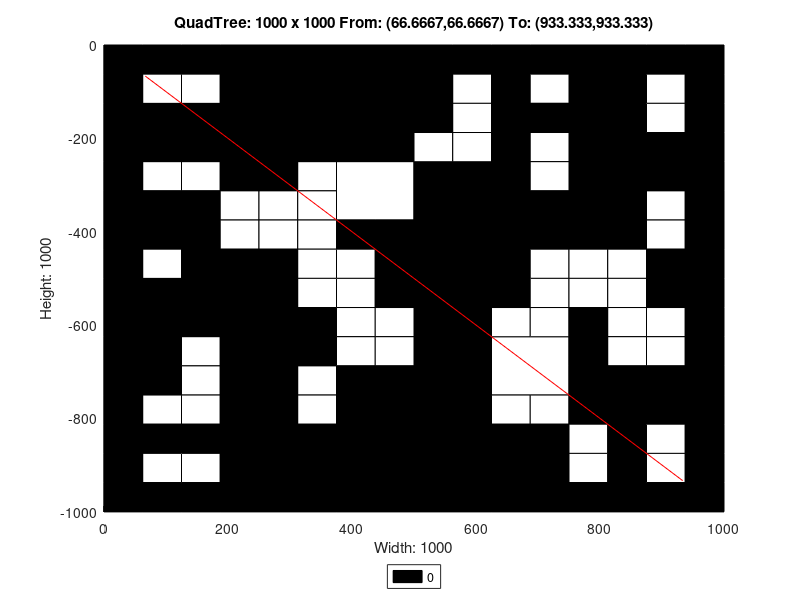

This chart was generated by the following MATLAB code:
axis([0 1000 -1000 0]);
title('QuadTree: 1000 x 1000 From: (66.6667,66.6667) To: (933.333,933.333)');
xlabel('Width: 1000');
ylabel('Height: 1000');
rectangle('Position',[250 -250 250 250], 'FaceColor',[0 0 0]);
rectangle('Position',[0 -250 125 125], 'FaceColor',[0 0 0]);
rectangle('Position',[125 -250 125 125], 'FaceColor',[0 0 0]);
rectangle('Position',[375 -375 125 125], 'FaceColor',[1 1 1]);
rectangle('Position',[750 -125 125 125], 'FaceColor',[0 0 0]);
rectangle('Position',[750 -250 125 125], 'FaceColor',[0 0 0]);
rectangle('Position',[500 -375 125 125], 'FaceColor',[0 0 0]);
rectangle('Position',[500 -500 125 125], 'FaceColor',[0 0 0]);
rectangle('Position',[750 -375 125 125], 'FaceColor',[0 0 0]);
rectangle('Position',[0 -625 125 125], 'FaceColor',[0 0 0]);
rectangle('Position',[125 -625 125 125], 'FaceColor',[0 0 0]);
rectangle('Position',[0 -750 125 125], 'FaceColor',[0 0 0]);
rectangle('Position',[375 -875 125 125], 'FaceColor',[0 0 0]);
rectangle('Position',[250 -1000 125 125], 'FaceColor',[0 0 0]);
rectangle('Position',[375 -1000 125 125], 'FaceColor',[0 0 0]);
rectangle('Position',[500 -625 125 125], 'FaceColor',[0 0 0]);
rectangle('Position',[500 -750 125 125], 'FaceColor',[0 0 0]);
rectangle('Position',[625 -750 125 125], 'FaceColor',[1 1 1]);
rectangle('Position',[500 -875 125 125], 'FaceColor',[0 0 0]);
rectangle('Position',[500 -1000 125 125], 'FaceColor',[0 0 0]);
rectangle('Position',[625 -1000 125 125], 'FaceColor',[0 0 0]);
rectangle('Position',[0 -62.5 62.5 62.5], 'FaceColor',[0 0 0]);
rectangle('Position',[62.5 -62.5 62.5 62.5], 'FaceColor',[0 0 0]);
rectangle('Position',[0 -125 62.5 62.5], 'FaceColor',[0 0 0]);
rectangle('Position',[62.5 -125 62.5 62.5], 'FaceColor',[1 1 1]);
rectangle('Position',[125 -62.5 62.5 62.5], 'FaceColor',[0 0 0]);
rectangle('Position',[187.5 -62.5 62.5 62.5], 'FaceColor',[0 0 0]);
rectangle('Position',[125 -125 62.5 62.5], 'FaceColor',[1 1 1]);
rectangle('Position',[187.5 -125 62.5 62.5], 'FaceColor',[0 0 0]);
rectangle('Position',[0 -312.5 62.5 62.5], 'FaceColor',[0 0 0]);
rectangle('Position',[62.5 -312.5 62.5 62.5], 'FaceColor',[1 1 1]);
rectangle('Position',[0 -375 62.5 62.5], 'FaceColor',[0 0 0]);
rectangle('Position',[62.5 -375 62.5 62.5], 'FaceColor',[0 0 0]);
rectangle('Position',[125 -312.5 62.5 62.5], 'FaceColor',[1 1 1]);
rectangle('Position',[187.5 -312.5 62.5 62.5], 'FaceColor',[0 0 0]);
rectangle('Position',[125 -375 62.5 62.5], 'FaceColor',[0 0 0]);
rectangle('Position',[187.5 -375 62.5 62.5], 'FaceColor',[1 1 1]);
rectangle('Position',[0 -437.5 62.5 62.5], 'FaceColor',[0 0 0]);
rectangle('Position',[62.5 -437.5 62.5 62.5], 'FaceColor',[0 0 0]);
rectangle('Position',[0 -500 62.5 62.5], 'FaceColor',[0 0 0]);
rectangle('Position',[62.5 -500 62.5 62.5], 'FaceColor',[1 1 1]);
rectangle('Position',[125 -437.5 62.5 62.5], 'FaceColor',[0 0 0]);
rectangle('Position',[187.5 -437.5 62.5 62.5], 'FaceColor',[1 1 1]);
rectangle('Position',[125 -500 62.5 62.5], 'FaceColor',[0 0 0]);
rectangle('Position',[187.5 -500 62.5 62.5], 'FaceColor',[0 0 0]);
rectangle('Position',[250 -312.5 62.5 62.5], 'FaceColor',[0 0 0]);
rectangle('Position',[312.5 -312.5 62.5 62.5], 'FaceColor',[1 1 1]);
rectangle('Position',[250 -375 62.5 62.5], 'FaceColor',[1 1 1]);
rectangle('Position',[312.5 -375 62.5 62.5], 'FaceColor',[1 1 1]);
rectangle('Position',[250 -437.5 62.5 62.5], 'FaceColor',[1 1 1]);
rectangle('Position',[312.5 -437.5 62.5 62.5], 'FaceColor',[1 1 1]);
rectangle('Position',[250 -500 62.5 62.5], 'FaceColor',[0 0 0]);
rectangle('Position',[312.5 -500 62.5 62.5], 'FaceColor',[1 1 1]);
rectangle('Position',[375 -437.5 62.5 62.5], 'FaceColor',[0 0 0]);
rectangle('Position',[437.5 -437.5 62.5 62.5], 'FaceColor',[0 0 0]);
rectangle('Position',[375 -500 62.5 62.5], 'FaceColor',[1 1 1]);
rectangle('Position',[437.5 -500 62.5 62.5], 'FaceColor',[0 0 0]);
rectangle('Position',[500 -62.5 62.5 62.5], 'FaceColor',[0 0 0]);
rectangle('Position',[562.5 -62.5 62.5 62.5], 'FaceColor',[0 0 0]);
rectangle('Position',[500 -125 62.5 62.5], 'FaceColor',[0 0 0]);
rectangle('Position',[562.5 -125 62.5 62.5], 'FaceColor',[1 1 1]);
rectangle('Position',[625 -62.5 62.5 62.5], 'FaceColor',[0 0 0]);
rectangle('Position',[687.5 -62.5 62.5 62.5], 'FaceColor',[0 0 0]);
rectangle('Position',[625 -125 62.5 62.5], 'FaceColor',[0 0 0]);
rectangle('Position',[687.5 -125 62.5 62.5], 'FaceColor',[1 1 1]);
rectangle('Position',[500 -187.5 62.5 62.5], 'FaceColor',[0 0 0]);
rectangle('Position',[562.5 -187.5 62.5 62.5], 'FaceColor',[1 1 1]);
rectangle('Position',[500 -250 62.5 62.5], 'FaceColor',[1 1 1]);
rectangle('Position',[562.5 -250 62.5 62.5], 'FaceColor',[1 1 1]);
rectangle('Position',[625 -187.5 62.5 62.5], 'FaceColor',[0 0 0]);
rectangle('Position',[687.5 -187.5 62.5 62.5], 'FaceColor',[0 0 0]);
rectangle('Position',[625 -250 62.5 62.5], 'FaceColor',[0 0 0]);
rectangle('Position',[687.5 -250 62.5 62.5], 'FaceColor',[1 1 1]);
rectangle('Position',[875 -62.5 62.5 62.5], 'FaceColor',[0 0 0]);
rectangle('Position',[937.5 -62.5 62.5 62.5], 'FaceColor',[0 0 0]);
rectangle('Position',[875 -125 62.5 62.5], 'FaceColor',[1 1 1]);
rectangle('Position',[937.5 -125 62.5 62.5], 'FaceColor',[0 0 0]);
rectangle('Position',[875 -187.5 62.5 62.5], 'FaceColor',[1 1 1]);
rectangle('Position',[937.5 -187.5 62.5 62.5], 'FaceColor',[0 0 0]);
rectangle('Position',[875 -250 62.5 62.5], 'FaceColor',[0 0 0]);
rectangle('Position',[937.5 -250 62.5 62.5], 'FaceColor',[0 0 0]);
rectangle('Position',[625 -312.5 62.5 62.5], 'FaceColor',[0 0 0]);
rectangle('Position',[687.5 -312.5 62.5 62.5], 'FaceColor',[1 1 1]);
rectangle('Position',[625 -375 62.5 62.5], 'FaceColor',[0 0 0]);
rectangle('Position',[687.5 -375 62.5 62.5], 'FaceColor',[0 0 0]);
rectangle('Position',[625 -437.5 62.5 62.5], 'FaceColor',[0 0 0]);
rectangle('Position',[687.5 -437.5 62.5 62.5], 'FaceColor',[0 0 0]);
rectangle('Position',[625 -500 62.5 62.5], 'FaceColor',[0 0 0]);
rectangle('Position',[687.5 -500 62.5 62.5], 'FaceColor',[1 1 1]);
rectangle('Position',[875 -312.5 62.5 62.5], 'FaceColor',[0 0 0]);
rectangle('Position',[937.5 -312.5 62.5 62.5], 'FaceColor',[0 0 0]);
rectangle('Position',[875 -375 62.5 62.5], 'FaceColor',[1 1 1]);
rectangle('Position',[937.5 -375 62.5 62.5], 'FaceColor',[0 0 0]);
rectangle('Position',[750 -437.5 62.5 62.5], 'FaceColor',[0 0 0]);
rectangle('Position',[812.5 -437.5 62.5 62.5], 'FaceColor',[0 0 0]);
rectangle('Position',[750 -500 62.5 62.5], 'FaceColor',[1 1 1]);
rectangle('Position',[812.5 -500 62.5 62.5], 'FaceColor',[1 1 1]);
rectangle('Position',[875 -437.5 62.5 62.5], 'FaceColor',[1 1 1]);
rectangle('Position',[937.5 -437.5 62.5 62.5], 'FaceColor',[0 0 0]);
rectangle('Position',[875 -500 62.5 62.5], 'FaceColor',[0 0 0]);
rectangle('Position',[937.5 -500 62.5 62.5], 'FaceColor',[0 0 0]);
rectangle('Position',[125 -687.5 62.5 62.5], 'FaceColor',[1 1 1]);
rectangle('Position',[187.5 -687.5 62.5 62.5], 'FaceColor',[0 0 0]);
rectangle('Position',[125 -750 62.5 62.5], 'FaceColor',[1 1 1]);
rectangle('Position',[187.5 -750 62.5 62.5], 'FaceColor',[0 0 0]);
rectangle('Position',[250 -562.5 62.5 62.5], 'FaceColor',[0 0 0]);
rectangle('Position',[312.5 -562.5 62.5 62.5], 'FaceColor',[1 1 1]);
rectangle('Position',[250 -625 62.5 62.5], 'FaceColor',[0 0 0]);
rectangle('Position',[312.5 -625 62.5 62.5], 'FaceColor',[0 0 0]);
rectangle('Position',[375 -562.5 62.5 62.5], 'FaceColor',[1 1 1]);
rectangle('Position',[437.5 -562.5 62.5 62.5], 'FaceColor',[0 0 0]);
rectangle('Position',[375 -625 62.5 62.5], 'FaceColor',[1 1 1]);
rectangle('Position',[437.5 -625 62.5 62.5], 'FaceColor',[1 1 1]);
rectangle('Position',[250 -687.5 62.5 62.5], 'FaceColor',[0 0 0]);
rectangle('Position',[312.5 -687.5 62.5 62.5], 'FaceColor',[0 0 0]);
rectangle('Position',[250 -750 62.5 62.5], 'FaceColor',[0 0 0]);
rectangle('Position',[312.5 -750 62.5 62.5], 'FaceColor',[1 1 1]);
rectangle('Position',[375 -687.5 62.5 62.5], 'FaceColor',[1 1 1]);
rectangle('Position',[437.5 -687.5 62.5 62.5], 'FaceColor',[1 1 1]);
rectangle('Position',[375 -750 62.5 62.5], 'FaceColor',[0 0 0]);
rectangle('Position',[437.5 -750 62.5 62.5], 'FaceColor',[0 0 0]);
rectangle('Position',[0 -812.5 62.5 62.5], 'FaceColor',[0 0 0]);
rectangle('Position',[62.5 -812.5 62.5 62.5], 'FaceColor',[1 1 1]);
rectangle('Position',[0 -875 62.5 62.5], 'FaceColor',[0 0 0]);
rectangle('Position',[62.5 -875 62.5 62.5], 'FaceColor',[0 0 0]);
rectangle('Position',[125 -812.5 62.5 62.5], 'FaceColor',[1 1 1]);
rectangle('Position',[187.5 -812.5 62.5 62.5], 'FaceColor',[0 0 0]);
rectangle('Position',[125 -875 62.5 62.5], 'FaceColor',[0 0 0]);
rectangle('Position',[187.5 -875 62.5 62.5], 'FaceColor',[0 0 0]);
rectangle('Position',[0 -937.5 62.5 62.5], 'FaceColor',[0 0 0]);
rectangle('Position',[62.5 -937.5 62.5 62.5], 'FaceColor',[1 1 1]);
rectangle('Position',[0 -1000 62.5 62.5], 'FaceColor',[0 0 0]);
rectangle('Position',[62.5 -1000 62.5 62.5], 'FaceColor',[0 0 0]);
rectangle('Position',[125 -937.5 62.5 62.5], 'FaceColor',[1 1 1]);
rectangle('Position',[187.5 -937.5 62.5 62.5], 'FaceColor',[0 0 0]);
rectangle('Position',[125 -1000 62.5 62.5], 'FaceColor',[0 0 0]);
rectangle('Position',[187.5 -1000 62.5 62.5], 'FaceColor',[0 0 0]);
rectangle('Position',[250 -812.5 62.5 62.5], 'FaceColor',[0 0 0]);
rectangle('Position',[312.5 -812.5 62.5 62.5], 'FaceColor',[1 1 1]);
rectangle('Position',[250 -875 62.5 62.5], 'FaceColor',[0 0 0]);
rectangle('Position',[312.5 -875 62.5 62.5], 'FaceColor',[0 0 0]);
rectangle('Position',[625 -562.5 62.5 62.5], 'FaceColor',[0 0 0]);
rectangle('Position',[687.5 -562.5 62.5 62.5], 'FaceColor',[1 1 1]);
rectangle('Position',[625 -625 62.5 62.5], 'FaceColor',[1 1 1]);
rectangle('Position',[687.5 -625 62.5 62.5], 'FaceColor',[1 1 1]);
rectangle('Position',[750 -562.5 62.5 62.5], 'FaceColor',[1 1 1]);
rectangle('Position',[812.5 -562.5 62.5 62.5], 'FaceColor',[1 1 1]);
rectangle('Position',[750 -625 62.5 62.5], 'FaceColor',[0 0 0]);
rectangle('Position',[812.5 -625 62.5 62.5], 'FaceColor',[1 1 1]);
rectangle('Position',[875 -562.5 62.5 62.5], 'FaceColor',[0 0 0]);
rectangle('Position',[937.5 -562.5 62.5 62.5], 'FaceColor',[0 0 0]);
rectangle('Position',[875 -625 62.5 62.5], 'FaceColor',[1 1 1]);
rectangle('Position',[937.5 -625 62.5 62.5], 'FaceColor',[0 0 0]);
rectangle('Position',[750 -687.5 62.5 62.5], 'FaceColor',[0 0 0]);
rectangle('Position',[812.5 -687.5 62.5 62.5], 'FaceColor',[1 1 1]);
rectangle('Position',[750 -750 62.5 62.5], 'FaceColor',[0 0 0]);
rectangle('Position',[812.5 -750 62.5 62.5], 'FaceColor',[0 0 0]);
rectangle('Position',[875 -687.5 62.5 62.5], 'FaceColor',[1 1 1]);
rectangle('Position',[937.5 -687.5 62.5 62.5], 'FaceColor',[0 0 0]);
rectangle('Position',[875 -750 62.5 62.5], 'FaceColor',[0 0 0]);
rectangle('Position',[937.5 -750 62.5 62.5], 'FaceColor',[0 0 0]);
rectangle('Position',[625 -812.5 62.5 62.5], 'FaceColor',[1 1 1]);
rectangle('Position',[687.5 -812.5 62.5 62.5], 'FaceColor',[1 1 1]);
rectangle('Position',[625 -875 62.5 62.5], 'FaceColor',[0 0 0]);
rectangle('Position',[687.5 -875 62.5 62.5], 'FaceColor',[0 0 0]);
rectangle('Position',[750 -812.5 62.5 62.5], 'FaceColor',[0 0 0]);
rectangle('Position',[812.5 -812.5 62.5 62.5], 'FaceColor',[0 0 0]);
rectangle('Position',[750 -875 62.5 62.5], 'FaceColor',[1 1 1]);
rectangle('Position',[812.5 -875 62.5 62.5], 'FaceColor',[0 0 0]);
rectangle('Position',[875 -812.5 62.5 62.5], 'FaceColor',[0 0 0]);
rectangle('Position',[937.5 -812.5 62.5 62.5], 'FaceColor',[0 0 0]);
rectangle('Position',[875 -875 62.5 62.5], 'FaceColor',[1 1 1]);
rectangle('Position',[937.5 -875 62.5 62.5], 'FaceColor',[0 0 0]);
rectangle('Position',[750 -937.5 62.5 62.5], 'FaceColor',[1 1 1]);
rectangle('Position',[812.5 -937.5 62.5 62.5], 'FaceColor',[0 0 0]);
rectangle('Position',[750 -1000 62.5 62.5], 'FaceColor',[0 0 0]);
rectangle('Position',[812.5 -1000 62.5 62.5], 'FaceColor',[0 0 0]);
rectangle('Position',[875 -937.5 62.5 62.5], 'FaceColor',[1 1 1]);
rectangle('Position',[937.5 -937.5 62.5 62.5], 'FaceColor',[0 0 0]);
rectangle('Position',[875 -1000 62.5 62.5], 'FaceColor',[0 0 0]);
rectangle('Position',[937.5 -1000 62.5 62.5], 'FaceColor',[0 0 0]);
X=[933.333,66.6667];
Y=[-933.333,-66.6667];
hold on;
plot(X,Y,'r');
legend('0','Location','southoutside');
